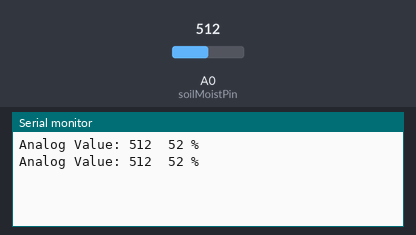
Bench run of a sketch on a simulated Arduino Uno, built with avr-gcc and run on an emulated ATmega328P. Shown: the last lines printed to the serial monitor. The inputs (shaded band) are chosen by the test bench; at power-on: A0 (soilMoistPin) = 512.

Above: at 2.8 s.
2.9 s: A0 (soilMoistPin) set to 792
At 5.2 s:
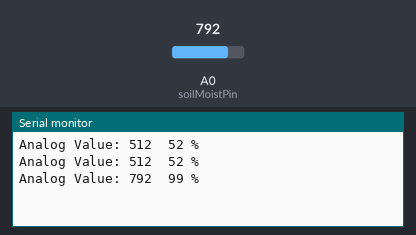
5.6 s: A0 (soilMoistPin) set to 811
At 6.9 s:
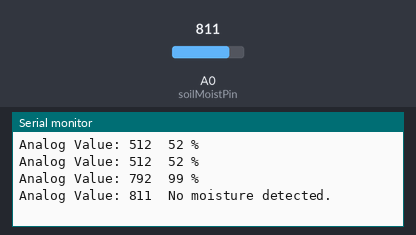

The sketch:

BasicExample.ino
```cpp
/*
  This example uses a moisture sensor and prints out a percentage level based on the
  soilMoistLeveLow and soilMoistLevelHigh. This highly depends on your plants.

  Pin Settings

  Arduino UNO: + = 5V, - = GND, A = A0
  ESP32: + = 3.3V, - GND, A = A0 (36) / VP
  ESP8266: + 3,3V, - GND, A = A0
  Arduino Mega: + 5V, - GND, A = A0
*/

const int soilMoistPin = A0;
const int soilMoistLevelLow = 200;
const int soilMoistLevelHigh = 800;

void setup()
{
  Serial.begin(115200);
  pinMode(soilMoistPin, INPUT);
}

void loop()
{
  int soilMoist = analogRead(soilMoistPin);
  Serial.print("Analog Value: ");
  Serial.print(soilMoist);

  if (soilMoist >= soilMoistLevelLow && soilMoist <= soilMoistLevelHigh) {
    int percentSoilMoist = map(soilMoist, soilMoistLevelHigh, soilMoistLevelLow, 100, 0);
    Serial.print("\t");
    Serial.print(percentSoilMoist);
    Serial.println(" %");
  } else {
    Serial.println("\tNo moisture detected.");
  }

  delay(2000);
}
```

Measured:
- the behaviour switches between 800 and 801 on A0 (soilMoistPin) (found by bisection; images 1 and 2)
- after the input at 2.9 s, the serial monitor: prints a new line after 1.1 s (image 1)
- after the input at 5.6 s, the serial monitor: prints a new line after 0.40 s (image 2)
